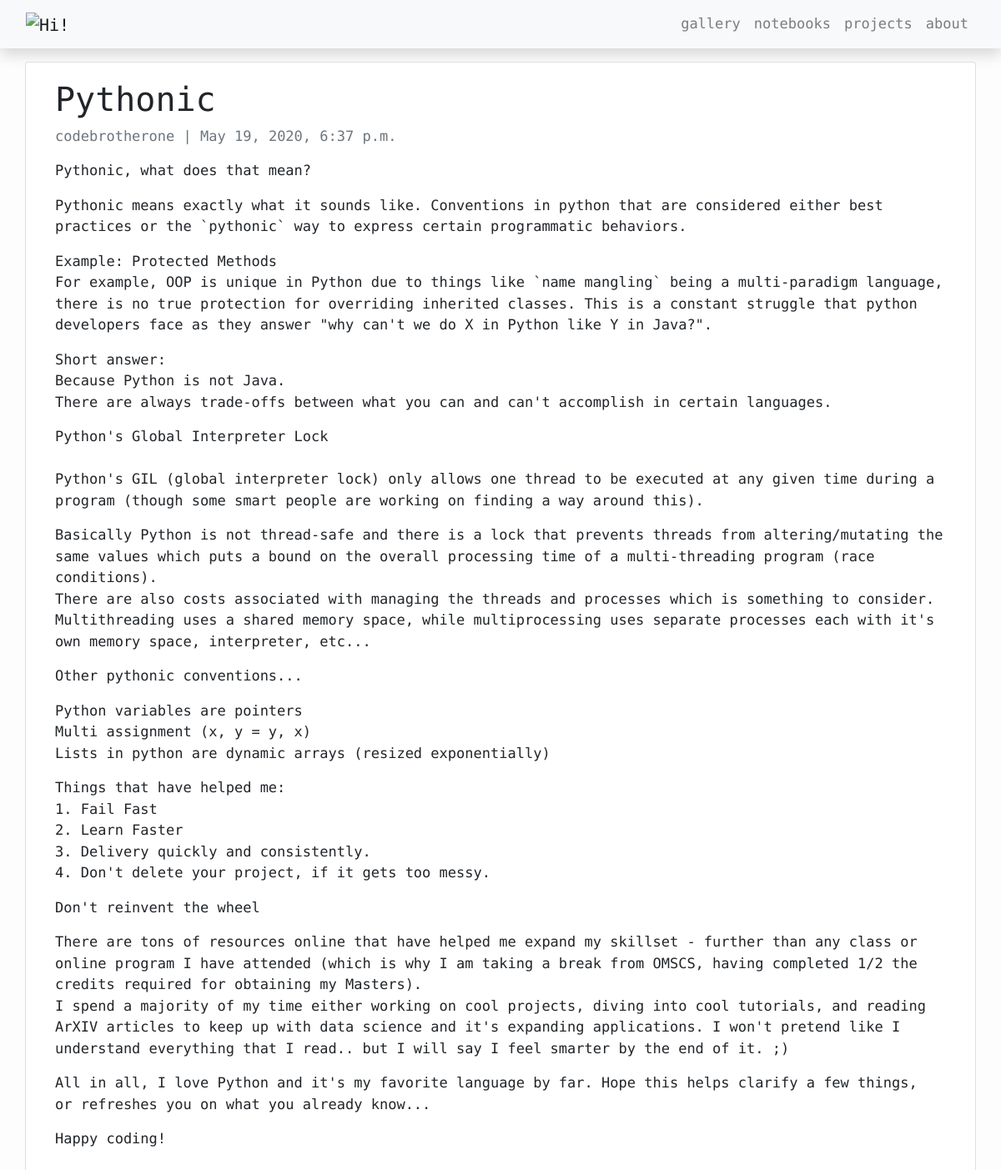
Screenshot of /posts/blog-2/ with the database file from the repository.
### resume/models.py (models this page shows, shortened)
class Post(models.Model):
	STATUS = (
		(0, "Draft"),
		(1, "Publish")
	)
	title = models.CharField(max_length=200, unique=True)
	slug = models.SlugField(max_length=200, unique=True)
	author = models.ForeignKey(User, on_delete=models.CASCADE, related_name='blog_posts')
	updated_on = models.DateTimeField(auto_now=True)
	content = models.TextField()
	created_on = models.DateTimeField(auto_now_add=True)
	status = models.IntegerField(choices=STATUS, default=0)
	class Meta:
		ordering = ['-created_on']

### resume/views.py (the view)
# urls.py: path('posts/<slug:slug>/', views.PostDetail.as_view(), name='post_detail'),
class PostDetail(generic.DetailView):
    model = Post
    template_name = 'post_detail.html'

### resume/templates/post_detail.html
{% extends 'base.html' %}
{% load static %}
{% block content %}
<div class="container">
  <div class="row">
    <div class="col card mb-4  mt-3 left  top">
      <div class="card-body">
        <h1>{% block title %} {{ object.title }} {% endblock title %}</h1>
        <p class=" text-muted">{{ post.author }} | {{ post.created_on }}</p>
        <p class="card-text ">{{ object.content | linebreaks }}</p>
      </div>
    </div>
  </div>
</div>
{% endblock content %}

### resume/templates/base.html (style rules this page uses)
body { font-family: "Fira Code", monospace; font-size: 17px; background-color: #fdfdfd; }

### rows the page displays
Post: title "Pythonic", author "codebrotherone", created_on "May 19, 2020, 6:37 p.m.", content "Pythonic, what does that mean? Pythonic means exactly what it sounds like. Conventions in python that are considered either best practices or the `pythonic` way to express certain programmatic behaviors. Example: Protected Methods For example, OOP is unique in Python due to things like `name mangling` being a multi-paradigm language, there is no true protection for overriding inherited classes. This is a constant struggle that python developers face as they answer \"why can't we do X in Python like Y in Java?\". Short answer: Because Python is not Java. There are always trade-offs between what you can and can't accomplish in certain languages. Python's Global Interpreter Lock Python's GIL…"
